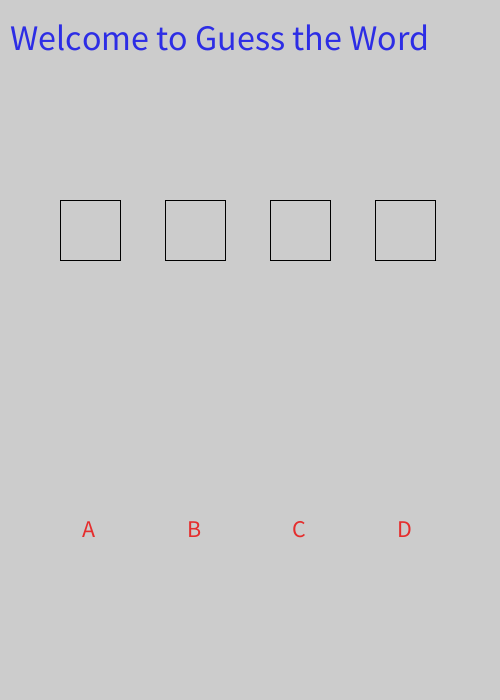
Frame 1 (no input)
Frame 60 (the mouse pressed at the canvas centre just before this capture): identical to frame 1, image omitted
Frame 120 (the mouse held since frame 60 and released just before this capture): identical to frame 1, image omitted

The Processing sketch that drew this single still picture (run headless with seeded random() and noise(); from frame 60 on, the mouse is pressed at the canvas centre):

// Processing sketch: Word_Guess_Game
// ── Word_Guess_Game.pde
// Robert Kurdyak, May 12, 2015

int [] x = new int [5];

void setup() {

  // Setting up the basic look of the game
  colorMode(HSB, 360, 100, 100); // Changing the color wheel to HSB format
  size(500, 700);

  textSize(36);
  fill(240, 80, 90);
  text("Welcome to Guess the Word", 10, 50); // Text for the first 5 seconds
  textSize(24);
  fill(0, 80, 90);
  text("A", 82, 537);
  text("B", 187, 537);
  text("C", 292, 537);
  text("D", 397, 537);
  noFill();
  rect(60, 200, 60, 60);
  rect(165, 200, 60, 60);
  rect(270, 200, 60, 60);
  rect(375, 200, 60, 60);
  
}

void draw() {
  
  
  
}
